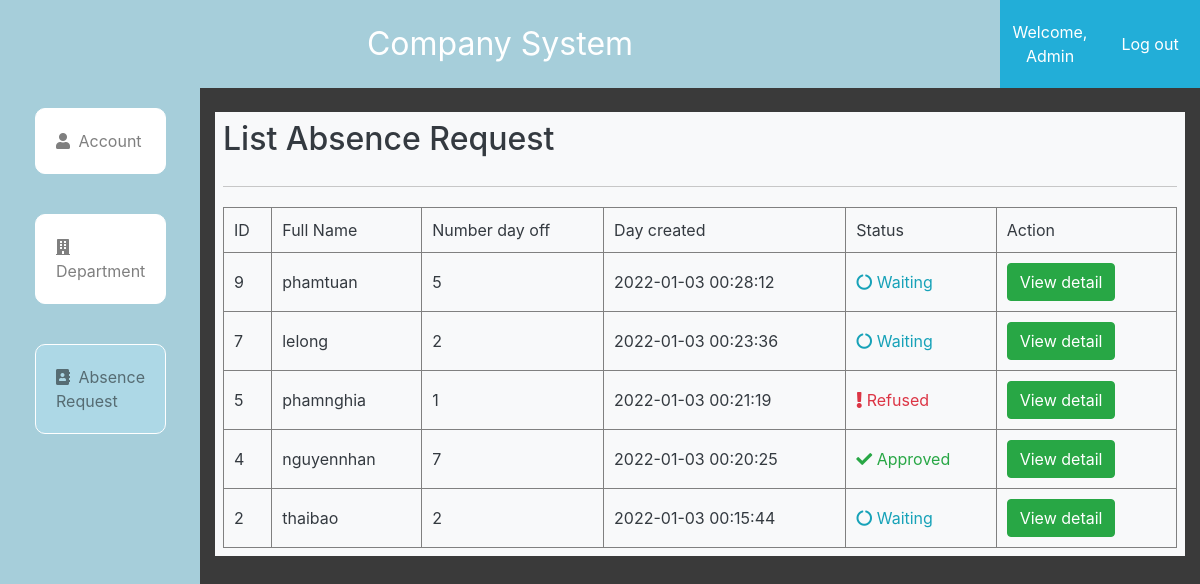
The app's page /admin/dayoff.php (signed in) with its own data.
### tables this page shows
CREATE TABLE `employee` (
  `id` int(11) NOT NULL,
  `username` varchar(255) NOT NULL,
  `password` varchar(255) NOT NULL,
  `firstname` varchar(255) NOT NULL,
  `lastname` varchar(255) NOT NULL,
  `role` varchar(255) NOT NULL DEFAULT 'employee',
  `department` varchar(255) DEFAULT NULL,
  `activated` bit(1) DEFAULT b'0',
  `avatar` varchar(255) NOT NULL DEFAULT 'images/user.png',
  `pass_md5` varchar(255) NOT NULL
);

CREATE TABLE `absence_form` (
  `id` int(11) NOT NULL,
  `username` varchar(255) NOT NULL,
  `create_date` datetime NOT NULL DEFAULT current_timestamp(),
  `number_dayoff` int(11) NOT NULL,
  `reason` varchar(255) NOT NULL,
  `file` varchar(255) DEFAULT NULL,
  `status` varchar(255) NOT NULL DEFAULT 'Waiting',
  `approval_date` datetime DEFAULT NULL
);

### admin/dayoff.php (the view, shortened to what this page needs)
<?php
    require_once('db.php');
?>
<!DOCTYPE html>
<html lang="en">
<head>
	<link rel="stylesheet" href="https://maxcdn.bootstrapcdn.com/bootstrap/4.5.2/css/bootstrap.min.css">
	<link rel="stylesheet" href="https://use.fontawesome.com/releases/v5.7.2/css/all.css"
>
	<link rel="stylesheet" href="style2.css">
</head>
<body>
    <div class="container-fluid admin-section-header">
        <div class="row">
			<div class="col-sm-12 col-md-10 col-lg-10 col-xl-10 admin-logo">
				Company System
			</div>
			<div class="col-sm-12 col-md-1 col-lg-1 col-xl-1 admin-login-info">
					<a href="account.php">Welcome, <?= $_SESSION['name'] ?></a>
			</div>
			<div class="col-sm-12 col-md-1 col-lg-1 col-xl-1 admin-login-info">
					<a href="../logout.php">Log out</a>
			</div>
		</div>
		<div class="row h-100">
			<div class="  col-md-2 col-lg-2 col-xl-2  admin-section1">
				<nav class="  navbar-expand-lg navbar-light  " >
					<div class="collapse navbar-collapse" id="navbarSupportedContent">
						<ul class="navbar-nav" style="flex-direction: column;">
							<li class="nav-item ">
								<a class="nav-link p20" href="index.php"><i class="fas fa-user"></i>  Account </a>
							</li>
							<li class="nav-item ">
								<a class="nav-link p20" href="department.php"> <i class="fas fa-building"></i>  Department</a>
							</li>
							<li class="nav-item active-menu">
								<a class="nav-link p20" href="dayoff.php"><i class="fas fa-address-book"></i>  Absence Request</a>
							</li>
						</ul>
					</div>
				</nav>
			</div>
			<div class="col-md-10 col-lg-10 col-xl-10  ">
				<div class="bg-light mt-4 text-dark p-2" style="width: 100%; overflow-x:scroll">
					<div class="admin-panel-section-header">
						<h2>List Absence Request</h2>
					</div>
					<table class="table-hover" cellpadding="10" cellspacing="10" border="1" style="width: 100%; margin-top:20px">
						<tr class="header">
							<td>ID</td>
							<td>Full Name</td>
							<td>Number day off</td>
							<td>Day created</td>
							<td>Status</td>
							<td>Action</td>
						</tr>
						<tbody id="tbody">
						<?php
							$result = get_absence_admin('manager');
							if($result['code'] == 0){
								$data = $result['data'];
								foreach($data as $row){
									?>
									<tr class="item">
										<td><?= $row['id']?></td>
										<td><?= $row['username']?></td>
										<td><?= $row['number_dayoff']?></td>
										<td><?= $row['create_date']?></td>
										<?= status_ui($row['status'])?>
										<td ><a href="dayoffDetail.php?id=<?= $row['id']?>" class="btn btn-success">View detail</a> </td>
									</tr>
									<?php
								}
							}
						?>
						</tbody>
					</table>
				</div>
			</div>
		</div>
    </div>
</body>
</html>

### admin/db.php (shortened to what this page needs)
<?php
    function open_database(){
        $conn = new mysqli(HOST,USER,PASS,DB);
        return $conn;
    }
    function get_absence_admin($role){
        $sql = "SELECT absence_form.id, employee.username, role, create_date, number_dayoff,reason,file,status FROM employee RIGHT JOIN absence_form ON employee.username = absence_form.username where role = ?  order by create_date desc";
        $conn = open_database();
        $stm = $conn->prepare($sql);
        $stm->bind_param('s',$role);
        if(!$stm->execute()){
            return array('code'=>1,'error'=>'Command not execute');
        }
        $result = $stm->get_result();
        $data = array();
        if($result->num_rows==0){
            return array('code'=>2,'error'=>'Database is empty');
        }else{
            while($row = $result->fetch_assoc()){
                $data[] = $row;
            }
        }
        return array('code'=>0,'data'=>$data);
    }
    function status_ui($status){
        if($status=='Waiting'){
            echo "<td class='text-info'><i class='fas fa-circle-notch fa-spin'></i> Waiting</td>";
        }
        if($status=='Approved'){
            echo "<td class='text-success'><i class='fas fa-check'></i> Approved</td>";
        }
        if($status=='Refused'){
            echo "<td class='text-danger'><i class='fas fa-exclamation'></i> Refused</td>";
        }
    }
?>

### admin/style2.css (style rules this page uses)
* { margin: 0; padding: 0; box-sizing: border-box; }
body { background-color: lightblue; height: 100vh; }
.admin-section-header { color: #FFF; background-color: #3a3a3a; }
.admin-logo { text-align: center; padding: 20px; background-color: #a6ceda; font-size: 2rem; }
.admin-login-info { background-color: #22aed8; display: flex; justify-content: center; text-align: center; align-items: center; }
.admin-login-info a { color: white !important; }
.h-100 { height: 100vh !important; }
.admin-section1 { background-color: #a6ceda; }
.admin-section1 ul li { list-style: none; color: black; transition: all 0.3s ease; position: relative; cursor: pointer; border: 1px solid white; background-color: white; margin: 20px 20px; border-radius: 10px; }
.p20 { padding: 20px !important; align-items: center; overflow-x: hidden; }
.p20 i { margin-right: 4px; }
td { padding: 10px ; }
.admin-panel-section-header { display: flex; align-items: center; justify-content: flex-start; padding-bottom: 20px; border-bottom: #c7c7c7 1px solid; }
.active-menu { background-color: lightblue !important; }
.btn { margin-right: 8px !important; }

### records on screen
employee: absence_form.id "9", username "phamtuan", absence_form.number_dayoff "5", absence_form.create_date "2022-01-03 00:28:12", shows "Waiting"
employee: absence_form.id "7", username "lelong", absence_form.number_dayoff "2", absence_form.create_date "2022-01-03 00:23:36", shows "Waiting"
employee: absence_form.id "5", username "phamnghia", absence_form.number_dayoff "1", absence_form.create_date "2022-01-03 00:21:19", shows "Refused"
employee: absence_form.id "4", username "nguyennhan", absence_form.number_dayoff "7", absence_form.create_date "2022-01-03 00:20:25", shows "Approved"
employee: absence_form.id "2", username "thaibao", absence_form.number_dayoff "2", absence_form.create_date "2022-01-03 00:15:44", shows "Waiting"

### other values on screen
$_SESSION['name'] "Admin"
